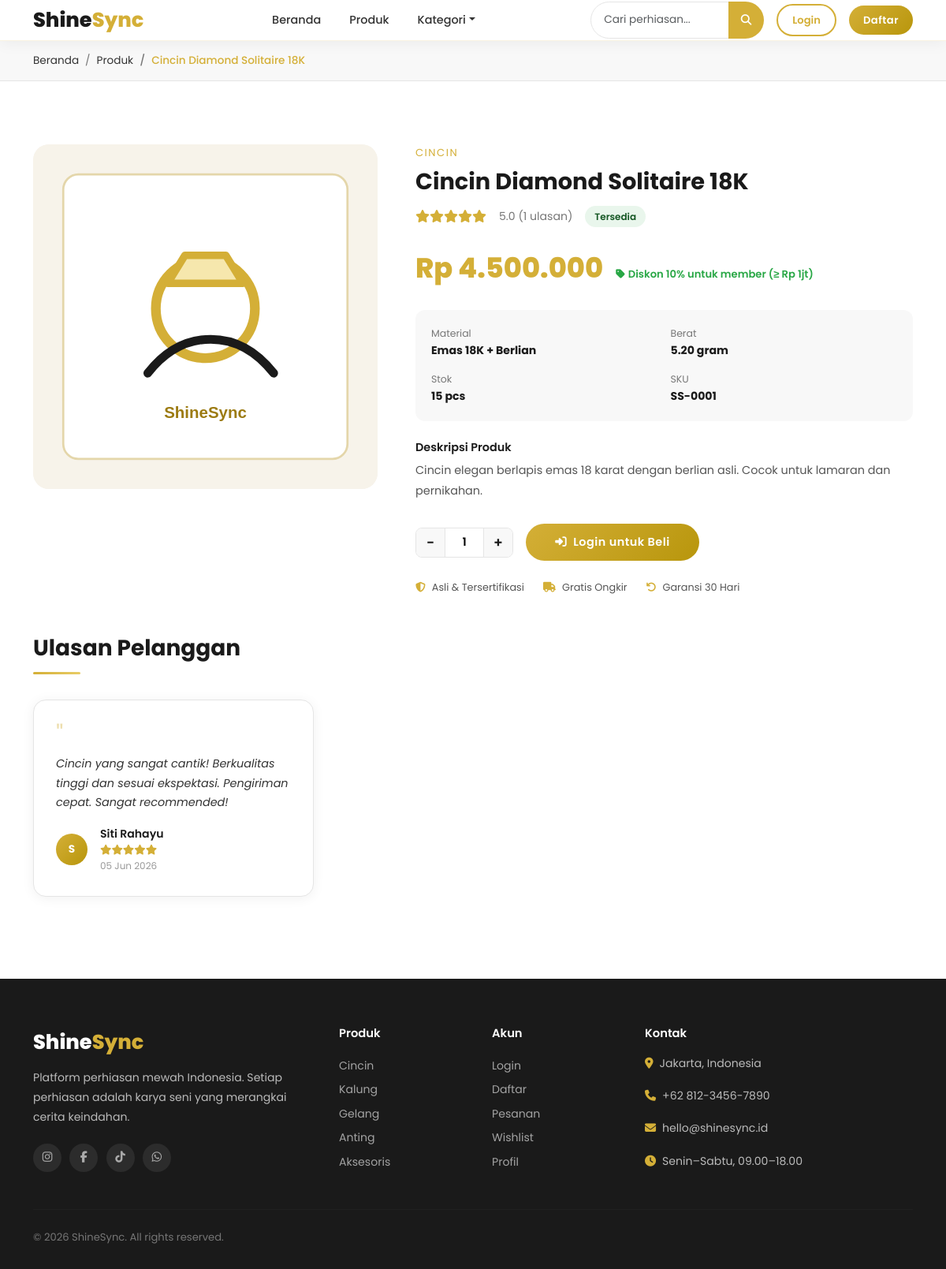
/products/cincin-diamond-solitaire-18k, run on the app's committed database.
### tables this page shows
CREATE TABLE `products` (
  `id` int UNSIGNED NOT NULL,
  `category_id` int UNSIGNED NOT NULL,
  `name` varchar(200) NOT NULL,
  `slug` varchar(220) NOT NULL,
  `description` text,
  `price` decimal(15,2) NOT NULL DEFAULT '0.00',
  `stock` int NOT NULL DEFAULT '0',
  `weight` decimal(8,2) DEFAULT '0.00',
  `material` varchar(100) DEFAULT NULL,
  `image` varchar(255) DEFAULT NULL,
  `is_featured` tinyint(1) DEFAULT '0',
  `is_active` tinyint(1) DEFAULT '1',
  `created_at` timestamp NULL DEFAULT CURRENT_TIMESTAMP,
  `updated_at` timestamp NULL DEFAULT CURRENT_TIMESTAMP ON UPDATE CURRENT_TIMESTAMP
);

CREATE TABLE `categories` (
  `id` int UNSIGNED NOT NULL,
  `name` varchar(100) NOT NULL,
  `slug` varchar(120) NOT NULL,
  `description` text,
  `image` varchar(255) DEFAULT NULL,
  `is_active` tinyint(1) NOT NULL DEFAULT '1',
  `created_at` timestamp NULL DEFAULT CURRENT_TIMESTAMP
);

CREATE TABLE `reviews` (
  `id` int UNSIGNED NOT NULL,
  `user_id` int UNSIGNED NOT NULL,
  `product_id` int UNSIGNED NOT NULL,
  `order_id` int UNSIGNED NOT NULL,
  `rating` tinyint NOT NULL DEFAULT '5',
  `comment` text,
  `is_approved` tinyint(1) DEFAULT '1',
  `created_at` timestamp NULL DEFAULT CURRENT_TIMESTAMP
);

CREATE TABLE `users` (
  `id` int UNSIGNED NOT NULL,
  `name` varchar(100) NOT NULL,
  `email` varchar(150) NOT NULL,
  `password` varchar(255) NOT NULL,
  `phone` varchar(20) DEFAULT NULL,
  `address` text,
  `avatar` varchar(255) DEFAULT 'default.png',
  `role` enum('admin','customer') NOT NULL DEFAULT 'customer',
  `is_active` tinyint(1) NOT NULL DEFAULT '1',
  `created_at` timestamp NULL DEFAULT CURRENT_TIMESTAMP,
  `updated_at` timestamp NULL DEFAULT CURRENT_TIMESTAMP ON UPDATE CURRENT_TIMESTAMP
);

### app/core/Controller.php (called while the page is built, shortened)
<?php
class Controller
{
    protected function view(string $viewPath, array $data = []): void
    {
        extract($data);
        $file = __DIR__ . '/../views/' . $viewPath . '.php';
        require $file;
    }
}

### app/controllers/ProductController.php (called while the page is built, shortened)
<?php
class ProductController extends Controller
{
    private Product $model;
    public function __construct()
    {
        $this->model    = new Product();
    }
    public function detail(string $slug): void
    {
        $product = $this->model->findBySlugWithReviews($slug);
        $this->view('customer/product_detail', compact('product', 'inWishlist', 'pageTitle'));
    }
}

### app/core/Database.php (called while the page is built, shortened)
<?php
class Database
{
    private static ?Database $instance = null;
    private mysqli $conn;
    private function __construct()
    {
        $this->conn = new mysqli(DB_HOST, DB_USER, DB_PASS, DB_NAME, DB_PORT);
        $this->conn->set_charset(DB_CHARSET);
    }
    public static function getInstance(): Database
    {
        if (self::$instance === null) {
            self::$instance = new self();
        }
        return self::$instance;
    }
    public function query(string $sql, array $params = []): array
    {
        if (empty($params)) {
            $result = $this->conn->query($sql);
            return $result->fetch_all(MYSQLI_ASSOC) ?: [];
        }
        $stmt = $this->prepare($sql, $params);
        $stmt->execute();
        $result = $stmt->get_result();
        return $result ? $result->fetch_all(MYSQLI_ASSOC) : [];
    }
    public function queryOne(string $sql, array $params = []): ?array
    {
        $rows = $this->query($sql, $params);
        return $rows[0] ?? null;
    }
    private function prepare(string $sql, array $params): mysqli_stmt
    {
        $stmt = $this->conn->prepare($sql);
        $types = '';
        foreach ($params as $p) {
            if (is_int($p))   $types .= 'i';
            elseif (is_float($p)) $types .= 'd';
            else $types .= 's';
        }
        $stmt->bind_param($types, ...$params);
        return $stmt;
    }
}

### app/core/Model.php (called while the page is built, shortened)
<?php
class Model
{
    public function __construct()
    {
        $this->db = Database::getInstance();
    }
}

### app/models/Product.php (called while the page is built, shortened)
<?php
class Product extends Model
{
    public function findBySlugWithReviews(string $slug): ?array
    {
        $product = $this->db->queryOne(
            "SELECT p.*, c.name AS category_name,
                    COALESCE(AVG(r.rating), 0) AS avg_rating,
                    COUNT(DISTINCT r.id)        AS review_count
             FROM products p
             LEFT JOIN categories c ON p.category_id = c.id
             LEFT JOIN reviews r    ON p.id = r.product_id AND r.is_approved = 1
             WHERE p.slug = ? AND p.is_active = 1",
            [$slug]
        );
        if ($product) {
            $product['reviews'] = $this->db->query(
                "SELECT r.*, u.name AS reviewer_name, u.avatar
                 FROM reviews r
                 INNER JOIN users u ON r.user_id = u.id
                 WHERE r.product_id = ? AND r.is_approved = 1
                 ORDER BY r.created_at DESC",
                [(int)$product['id']]
            );
        }
        return $product;
    }
}

### app/core/Session.php (called while the page is built, shortened)
<?php
class Session
{
    public static function isLoggedIn(): bool
    {
        return isset($_SESSION['user_id']);
    }
}

### app/views/customer/product_detail.php (the view, shortened to what this page needs)
<?php
include __DIR__ . '/../layouts/header.php';
function formatRp2($n) { return 'Rp ' . number_format($n,0,',','.'); }
function renderStar2($avg) { $f=round($avg); $o=''; for($i=1;$i<=5;$i++) $o.='<i class="'.($i<=$f?'fas':'far').' fa-star"></i>'; return $o; }
$img = ($product['image']&&file_exists(UPLOAD_PATH.'products/'.$product['image'])) ? APP_URL.'/uploads/products/'.$product['image'] : APP_URL.'/public/images/no-image.svg';
?>
<div class="ss-breadcrumb">
  <div class="container">
    <nav><ol class="breadcrumb mb-0">
      <li class="breadcrumb-item"><a href="<?= APP_URL ?>">Beranda</a></li>
      <li class="breadcrumb-item"><a href="<?= APP_URL ?>/products">Produk</a></li>
      <li class="breadcrumb-item active"><?= htmlspecialchars($product['name']) ?></li>
    </ol></nav>
  </div>
</div>
<section class="ss-section">
  <div class="container">
    <div class="row g-5">
      <div class="col-lg-5">
        <div style="position:sticky;top:80px;">
          <div style="border-radius:20px;overflow:hidden;background:#F8F8F8;aspect-ratio:1;">
            <img id="main-img" src="<?= $img ?>" alt="<?= htmlspecialchars($product['name']) ?>"
                 style="width:100%;height:100%;object-fit:cover;transition:all 0.3s ease;">
          </div>
        </div>
      </div>
      <div class="col-lg-7">
        <p class="text-gold fw-600 mb-2" style="font-size:.82rem;letter-spacing:1.5px;text-transform:uppercase;">
          <?= htmlspecialchars($product['category_name'] ?? '') ?>
        </p>
        <h1 style="font-size:1.8rem;font-weight:700;color:#1A1A1A;margin-bottom:12px;"><?= htmlspecialchars($product['name']) ?></h1>
        <div class="d-flex align-items-center gap-3 mb-4">
          <div class="stars" style="font-size:1rem;"><?= renderStar2($product['avg_rating']) ?></div>
          <span style="font-size:.88rem;color:#777;"><?= number_format($product['avg_rating'],1) ?> (<?= $product['review_count'] ?> ulasan)</span>
          <?php if ($product['stock'] > 0): ?>
          <span style="background:rgba(40,167,69,.1);color:#155724;font-size:.75rem;font-weight:600;padding:4px 12px;border-radius:20px;">Tersedia</span>
          <?php else: ?>
          <span style="background:rgba(220,53,69,.1);color:#721c24;font-size:.75rem;font-weight:600;padding:4px 12px;border-radius:20px;">Habis</span>
          <?php endif; ?>
        </div>
        <div style="margin-bottom:24px;">
          <span style="font-size:2.2rem;font-weight:800;color:#D4AF37;"><?= formatRp2($product['price']) ?></span>
          <?php if ($product['price'] >= 1000000): ?>
          <span style="margin-left:12px;font-size:.82rem;color:#28A745;font-weight:600;">
            <i class="fas fa-tag me-1"></i>Diskon 10% untuk member (≥ Rp 1jt)
          </span>
          <?php endif; ?>
        </div>
        <div style="background:#F8F8F8;border-radius:12px;padding:20px;margin-bottom:24px;">
          <div class="row g-3" style="font-size:.88rem;">
            <?php foreach ([['Material',$product['material']??'-'],['Berat',($product['weight']??0).' gram'],['Stok',$product['stock'].' pcs'],['SKU','SS-'.str_pad($product['id'],4,'0',STR_PAD_LEFT)]] as [$k,$v]): ?>
            <div class="col-6">
              <span style="color:#777;display:block;font-size:.78rem;"><?= $k ?></span>
              <strong style="color:#1A1A1A;"><?= htmlspecialchars((string)$v) ?></strong>
            </div>
            <?php endforeach; ?>
          </div>
        </div>
        <div style="margin-bottom:28px;">
          <h6 style="font-weight:600;margin-bottom:8px;font-size:.9rem;">Deskripsi Produk</h6>
          <p style="color:#555;font-size:.9rem;line-height:1.8;"><?= nl2br(htmlspecialchars($product['description']??'')) ?></p>
        </div>
        <?php if ($product['stock'] > 0): ?>
        <div class="d-flex gap-3 align-items-center flex-wrap">
          <div class="qty-control">
            <button type="button" class="qty-dec" onclick="changeQty(-1)">−</button>
            <input type="number" id="qty-input" class="qty-input" value="1" min="1" max="<?= $product['stock'] ?>">
            <button type="button" class="qty-inc" onclick="changeQty(1)">+</button>
          </div>
          <?php if (Session::isLoggedIn()): ?>
          <button class="btn-gold btn-add-cart flex-grow-1" data-id="<?= $product['id'] ?>" style="justify-content:center;max-width:220px;">
            <i class="fas fa-shopping-bag"></i> Tambah ke Keranjang
          </button>
          <button class="btn-outline-gold btn-wishlist <?= $inWishlist?'active':'' ?>" data-id="<?= $product['id'] ?>">
            <i class="<?= $inWishlist?'fas':'far' ?> fa-heart"></i>
          </button>
          <?php else: ?>
          <a href="<?= APP_URL ?>/auth/login" class="btn-gold flex-grow-1" style="justify-content:center;max-width:220px;">
            <i class="fas fa-sign-in-alt"></i> Login untuk Beli
          </a>
          <?php endif; ?>
        </div>
        <?php else: ?>
        <div style="background:rgba(220,53,69,.08);border:1px dashed rgba(220,53,69,.3);border-radius:12px;padding:16px;text-align:center;color:#721c24;">
          <i class="fas fa-times-circle me-2"></i> Produk sedang habis stok
        </div>
        <?php endif; ?>
        <div class="d-flex gap-4 mt-4 flex-wrap">
          <?php foreach ([['fas fa-shield-alt','Asli & Tersertifikasi'],['fas fa-truck','Gratis Ongkir'],['fas fa-undo','Garansi 30 Hari']] as [$ic,$lb]): ?>
          <div class="d-flex align-items-center gap-2" style="font-size:.8rem;color:#555;">
            <i class="<?= $ic ?>" style="color:#D4AF37;"></i> <?= $lb ?>
          </div>
          <?php endforeach; ?>
        </div>
      </div>
    </div>
    <div class="row mt-5">
      <div class="col-12">
        <h3 style="font-weight:700;margin-bottom:8px;">Ulasan Pelanggan</h3>
        <div class="gold-line"></div>
      </div>
      <?php if (!empty($product['reviews'])): ?>
      <?php foreach ($product['reviews'] as $r): ?>
      <div class="col-md-6 col-lg-4 mb-4">
        <div class="review-card">
          <div class="review-quote">"</div>
          <p class="review-text"><?= htmlspecialchars($r['comment']) ?></p>
          <div class="d-flex align-items-center gap-3 mt-3">
            <div style="width:40px;height:40px;border-radius:50%;background:linear-gradient(135deg,#D4AF37,#B8960C);display:flex;align-items:center;justify-content:center;color:#fff;font-weight:700;font-size:.85rem;">
              <?= strtoupper(substr($r['reviewer_name'],0,1)) ?>
            </div>
            <div>
              <div class="reviewer-name"><?= htmlspecialchars($r['reviewer_name']) ?></div>
              <div class="stars" style="font-size:.8rem;"><?= renderStar2($r['rating']) ?></div>
              <div style="font-size:.75rem;color:#999;"><?= date('d M Y', strtotime($r['created_at'])) ?></div>
            </div>
          </div>
        </div>
      </div>
      <?php endforeach; ?>
      <?php endif; ?>
    </div>
  </div>
</section>
<?php include __DIR__ . '/../layouts/footer.php'; ?>

### public/css/style.css (style rules this page uses)
:root { --gold: #D4AF37; --gold-light: #E8CC66; --gold-dark: #B8960C; --black: #1A1A1A; --dark: #2D2D2D; --white: #FFFFFF; --bg: #F8F8F8; --text: #333333; --text-muted: #777777; --border: #E5E5E5; --success: #28A745; --danger: #DC3545; --warning: #FFC107; --info: #17A2B8; --radius: 16px; --radius-sm: 8px; --radius-lg: 24px; --shadow: 0 4px 24px rgba(0, 0, 0, 0.08); --shadow-hover: 0 12px 40px rgba(212, 175, 55, 0.25); --shadow-card: 0 2px 16px rgba(0, 0, 0, 0.06); --transition: all 0.3s cubic-bezier(0.4, 0, 0.2, 1); --font: 'Poppins', sans-serif; }
*, *::before, *::after { box-sizing: border-box; margin: 0; padding: 0; }
html { scroll-behavior: smooth; }
html, body { max-width: 100%; overflow-x: hidden; }
body { font-family: var(--font); background-color: var(--white); color: var(--text); line-height: 1.6; -webkit-font-smoothing: antialiased; }
a { text-decoration: none; color: inherit; transition: var(--transition); }
img { max-width: 100%; display: block; }
h1, h2, h3, h4, h5, h6 { font-weight: 700; line-height: 1.3; color: var(--black); }
.text-gold { color: var(--gold); }
.btn-gold { background: linear-gradient(135deg, var(--gold), var(--gold-dark)); color: var(--white); border: none; padding: 12px 28px; border-radius: 50px; font-weight: 600; font-size: 0.9rem; letter-spacing: 0.5px; cursor: pointer; transition: var(--transition); display: inline-flex; align-items: center; justify-content: center; gap: 8px; text-align: center; white-space: normal; }
.gold-line { width: 60px; height: 3px; background: linear-gradient(90deg, var(--gold), var(--gold-light)); border-radius: 2px; margin: 12px 0 32px; }
.stars { color: var(--gold); font-size: 0.8rem; }
.review-card { background: var(--white); border-radius: var(--radius); padding: 28px; box-shadow: var(--shadow-card); border: 1px solid var(--border); transition: var(--transition); height: 100%; }
.review-quote { color: var(--gold); font-size: 2rem; line-height: 1; margin-bottom: 8px; opacity: 0.4; }
.review-text { color: var(--text); font-size: 0.9rem; line-height: 1.7; font-style: italic; }
.reviewer-name { font-weight: 600; font-size: 0.88rem; color: var(--black); }
.qty-control { display: flex; align-items: center; gap: 0; border: 1.5px solid var(--border); border-radius: 8px; overflow: hidden; width: fit-content; }
.qty-control button { background: var(--bg); border: none; width: 36px; height: 36px; cursor: pointer; font-size: 1.1rem; font-weight: 600; color: var(--black); transition: var(--transition); }
.qty-control input { width: 50px; height: 36px; text-align: center; border: none; border-left: 1.5px solid var(--border); border-right: 1.5px solid var(--border); font-family: var(--font); font-weight: 600; font-size: 0.9rem; appearance: textfield; }
.ss-section { padding: 80px 0; }
.ss-breadcrumb { background: var(--bg); padding: 14px 0; border-bottom: 1px solid var(--border); }
.ss-breadcrumb .breadcrumb { margin: 0; font-size: 0.85rem; }
.ss-breadcrumb .breadcrumb-item+.breadcrumb-item::before { color: var(--text-muted); }
.ss-breadcrumb .breadcrumb-item.active { color: var(--gold); font-weight: 500; }

### data on the page
products: name "Cincin Diamond Solitaire 18K", category.name "CINCIN", price "Rp 4.500.000", description "Cincin elegan berlapis emas 18 karat dengan berlian asli. Cocok untuk lamaran dan pernikahan."
reviews: comment "Cincin yang sangat cantik! Berkualitas tinggi dan sesuai ekspektasi. Pengiriman cepat. Sangat recommended!", user.name "S", user.name "Siti Rahayu", rating 5 (drawn), created_at "05 Jun 2026"

### other printed values
$product['avg_rating'] "5.0"
$product['review_count'] "1"
$k "Material"
$v "Emas 18K + Berlian"
$k "Berat"
$v "5.20 gram"
$k "Stok"
$v "15 pcs"
$k "SKU"
$v "SS-0001"
$lb "Asli & Tersertifikasi"
$lb "Gratis Ongkir"
$lb "Garansi 30 Hari"
